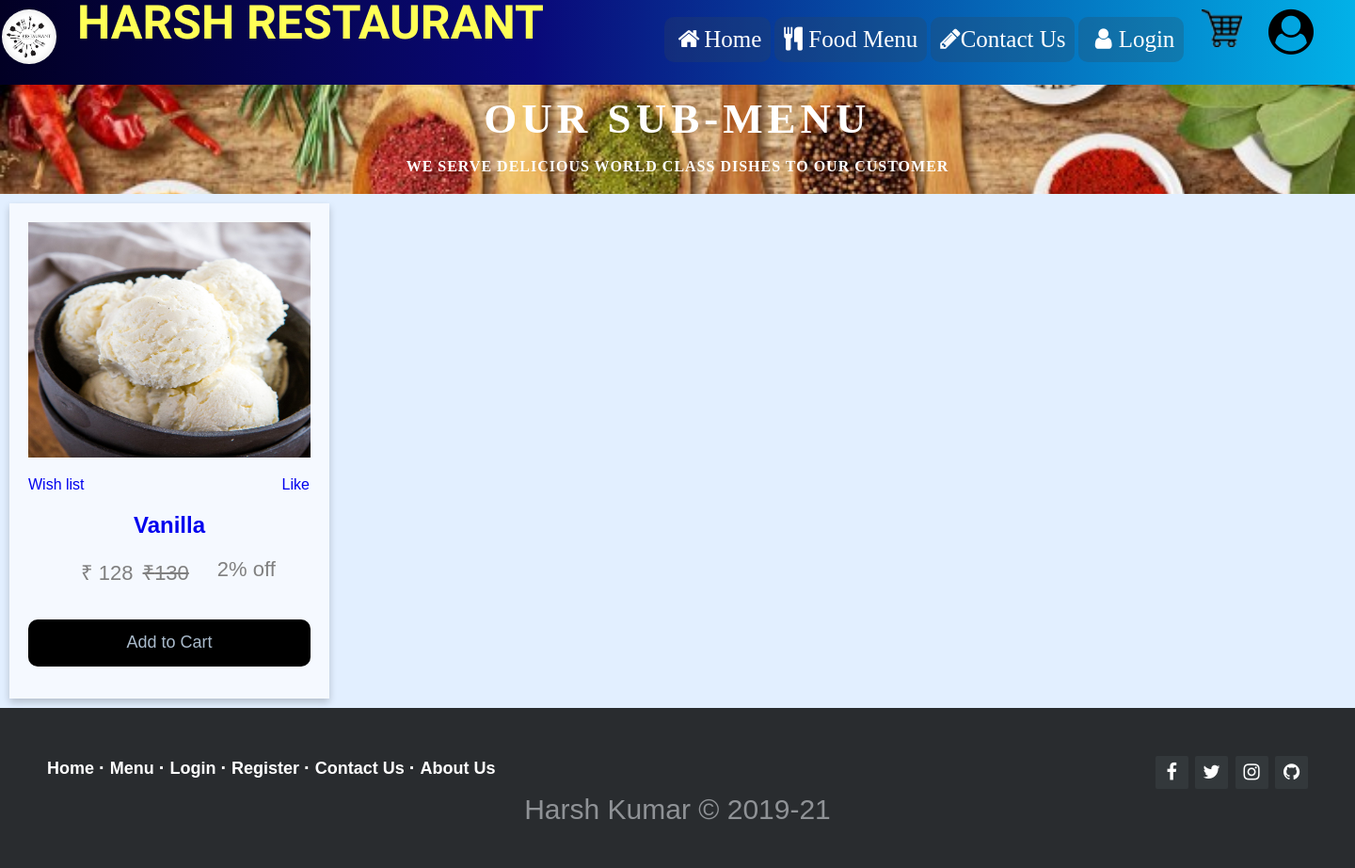
/submenu.php?mid=5 (signed in), run on an earlier commit of the app's database.
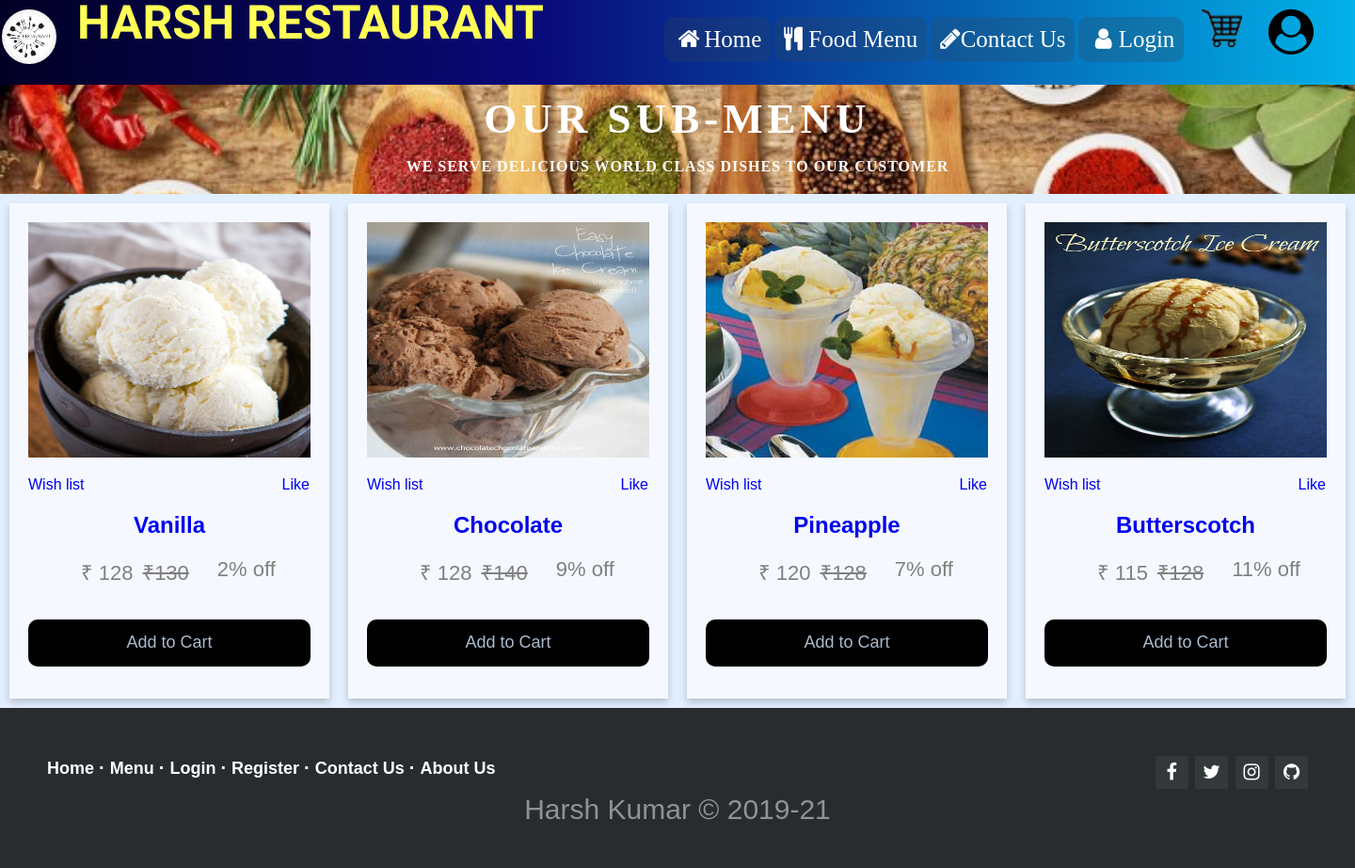
And on a later commit of the database.
### tables this page shows
CREATE TABLE `products` (
  `pid` int(10) NOT NULL,
  `pname` varchar(30) NOT NULL,
  `price` smallint(50) NOT NULL,
  `oldprice` int(10) NOT NULL,
  `pimage` varchar(100) NOT NULL,
  `mid` int(10) DEFAULT NULL
);

### submenu.php (the view, shortened to what this page needs)
<?php
$conn=mysqli_connect('localhost','root','','project');
?>
<!DOCTYPE html>
<html>
	<head>
		<link rel="stylesheet" href="style.css?version=51">
		<link rel="stylesheet" type="text/css" href="css/styles.css?version=51">
		<link rel="stylesheet" href="https://cdnjs.cloudflare.com/ajax/libs/font-awesome/4.7.0/css/font-awesome.min.css">
		</head>
		<body class="food">
			<header>
				<nav style="width: 100%; border-radius: 0 0 0 0; height: 70px;">
					<a href="index.html"><div class="logo"> <img src="images/logo.jpg" alt="Logo"><p style="font-family: 'Baloo Paaji 2', cursive; font-size: 50px; margin-top:-15px;
">Harsh Restaurant</p></div></a>
					<div class="menu">
						<ul class="ul">
							<li class="li"><a href="profile.php"><i class="fa fa-fw fa-home"></i>Home</a></li>
							<li class="li"><a href="foodMenu.php"><i class="fa fa-cutlery" aria-hidden="true"></i> Food Menu</a></li>
							<li class="li"><a href="ContactUs.php"><i class="fa fa-pencil" aria-hidden="true"></i>Contact Us</a></li>
							<li class="li"><a href="login.php"><i class="fa fa-fw fa-user"></i>Login</a></li>
							<a href="cart.php" id="cart" title="<?php echo count($_SESSION['cart']); ?>" ><img src="cart-icon.png" height="40px;"></a>
							<a href="user.php" id="user"><i class="fa fa-user-circle fa-3x"aria-hidden="true" title="<?php echo $_SESSION['name'];?>"></i></a>
						</ul>
					</div>
				</nav>
			</header>
		<div class="menuAll">
			<h2 class="menu-head">Our <span>Sub-Menu</span></h2>
			<p id="serve">We Serve delicious world class dishes to our Customer</p>
<div class="contai" style="background-color: #E2EFFF;">
	<?php
		$mid=$_GET['mid'];
         $result = mysqli_query($conn,"SELECT * FROM products where mid='$mid'");
		while($row = mysqli_fetch_assoc($result)){
    ?>
	<div class="card">
  <img src=<?php echo $row['pimage'];?> alt="Product_Image" width="300px" height="250px">
  <div class="navigation_bar">
        <ul style="list-style-type: none; display: flex;">
            <li><a href="#" style="text-decoration: none; margin-left:-40px;">Wish list</a></li>
            <li><a href="#" style="text-decoration: none; margin-left: 210px;">Like</a></li>
     	</ul>
   </div>
  <h2><a href="#" style="text-decoration: none;"><?php echo $row['pname'];?></a></h2>
  <div class="prices"><span class="price" style="margin-left: 50px;">&nbsp;&#8377; <?php echo $row['price'];?></span><p class="price" style="margin-top: 0px; margin-left: 10px;"><del>&#8377;<?php echo $row['oldprice'];?></del></p><p class="price"style="margin-top: 0px; margin-left:30px;"><?php $original = $row['oldprice'];
$sold_price = $row['price'];
$discount = $original-$sold_price;
$discountPercentage=($discount/$original)*100;
echo $dis=ceil($discountPercentage);
?>% off</p></div>
  <a href="add_cart.php?id=<?php echo $row['pid'];?>&mid=<?php echo $mid;?>" style="text-decoration: none;"><button>Add to Cart</button></a>
</div>
<?php } ?>
</div>
<footer class="footer-distributed">
            <div class="footer-right">
                <a href="https://www.facebook.com/harsh.arya.mgr"><i class="fa fa-facebook"></i></a>
                <a href="https://twitter.com/harsh_mgr"><i class="fa fa-twitter"></i></a>
                <a href="https://www.instagram.com/harsh.mgr/"><i class="fa fa-instagram"></i></a>
                <a href="https://github.com/harshmgr"><i class="fa fa-github"></i></a>
            </div>
            <div class="footer-left">
                <p class="footer-links">
                    <a class="link-1" href="index.php">Home</a>
                    <a href="foodMenu.php">Menu</a>
                    <a href="login.php">Login</a>
                    <a href="register.php">Register</a>
                    <a href="contactUs.php">Contact Us</a>
                    <a href="aboutUs.php">About Us</a>
                </p>
                <p style="text-align: center; font-size: 30px;">Harsh Kumar &copy; 2019-21</p>
            </div>
        </footer>
	</div>
</body>
</html>

What changed in the data, as far as the page shows it:
added products: pimage (picture), pname "Chocolate", price "128", oldprice "140", oldprice+price "9"
added products: pimage (picture), pname "Pineapple", price "120", oldprice "128", oldprice+price "7"
added products: pimage (picture), pname "Butterscotch", price "115", oldprice "128", oldprice+price "11"
